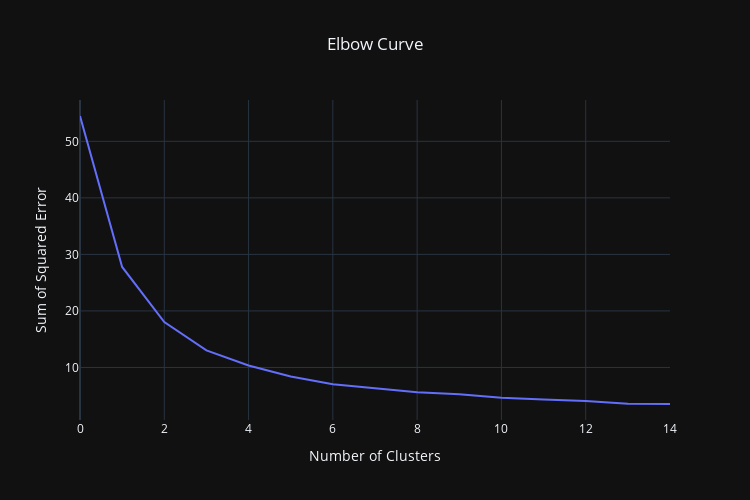

Notebook source saved alongside this figure:
### Code cell
X = stock_data[['Return', 'Volatility']]
inertia_list = []

for k in range(1,16):
    kmeans = KMeans(n_clusters=k)
    kmeans.fit(X)
    inertia_list.append(kmeans.inertia_)

px.line(inertia_list,
        title='Elbow Curve',
        width=750,
        height=500,
        labels={
            "index":"Number of Clusters",
            "value":"Sum of Squared Error"
        },
        template='plotly_dark'
        ).update_layout(showlegend=False, title_x=0.5)

### Figure 1 — Plotly figure (JSON) as saved in the notebook; plotly's stock layout.template omitted (floating-point values rounded to 4 significant figures)
{"data": [{"hovertemplate": "variable=0<br>Number of Clusters=%{x}<br>Sum of Squared Error=%{y}<extra></extra>", "legendgroup": "0", "line": {"color": "#636efa", "dash": "solid"}, "marker": {"symbol": "circle"}, "mode": "lines", "name": "0", "orientation": "v", "showlegend": true, "type": "scatter", "x": [0, 1, 2, 3, 4, 5, 6, 7, 8, 9, 10, 11, 12, 13, 14], "xaxis": "x", "y": [54.48, 27.77, 18.04, 13.02, 10.35, 8.415, 7.014, 6.329, 5.625, 5.252, 4.632, 4.331, 4.065, 3.598, 3.537], "yaxis": "y"}], "layout": {"height": 500, "legend": {"title": {"text": "variable"}, "tracegroupgap": 0}, "showlegend": false, "title": {"text": "Elbow Curve", "x": 0.5}, "width": 750, "xaxis": {"anchor": "y", "domain": [0, 1], "title": {"text": "Number of Clusters"}}, "yaxis": {"anchor": "x", "domain": [0, 1], "title": {"text": "Sum of Squared Error"}}}}
